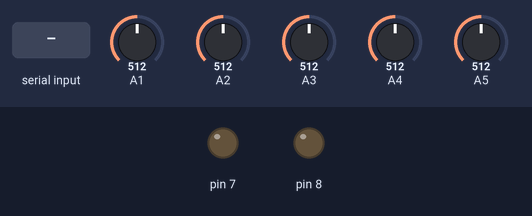
Bench run of a sketch on a simulated Arduino Uno, built with avr-gcc and run on an emulated ATmega328P. Parts: output pins drawn as LEDs (lit = HIGH). The test bench sets the inputs (shaded band); at power-on: A1 = 512, A2 = 512, A3 = 512, A4 = 512, A5 = 512. What the sketch prints to the serial monitor is not drawn.

Above: at 1.2 s.
1.3 s: "m" received over Serial
At 1.7 s:
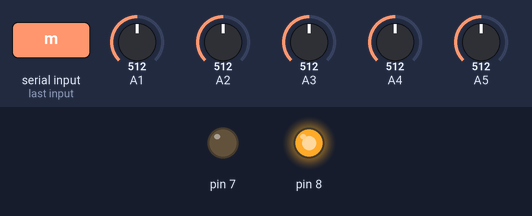
3.5 s: A1 set to 419
5.0 s: A1 set to 383
At 6.3 s:
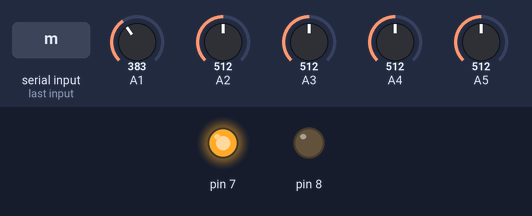
Timing chart, 0 to 8.3 s (numbered marks = the images above; inputs shaded):
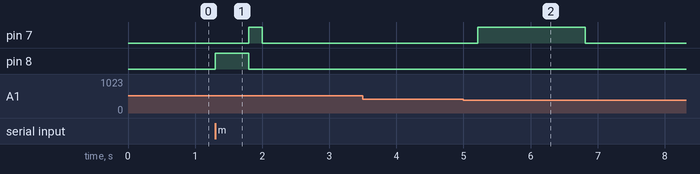

Measured:
- the behaviour switches between 401 and 400 on A1 (found by bisection; images 1 and 2)
- after the input at 1.3 s, pin 7: LOW → HIGH after 0.50 s, → LOW 0.20 s later; pin 8: LOW → HIGH at once, → LOW 0.50 s later
- after the input at 3.5 s, every drawn part: stays the same
- after the input at 5.0 s, pin 7: LOW → HIGH after 0.21 s, → LOW 1.6 s later

The sketch:

ard2.ino
```cpp
#include<SoftwareSerial.h>
SoftwareSerial HC05(10,11);
char input;
int s=0,t,p=0;
int f=0;
long int nu=0;
int i=0,ti=400;
unsigned prev=0;
unsigned curr=millis();
void setup() {
  Serial.begin(9600);
  // put your setup code here, to run once:
  pinMode(7,OUTPUT);
  pinMode(8,OUTPUT);

HC05.begin(9600);
}
void loop()
{
if(Serial.available()>0)
input=Serial.read();
if(input=='m')
{
  digitalWrite(8,HIGH);
 delay(500);
digitalWrite(8,LOW);
input="";
 digitalWrite(7,HIGH);
    delay(200);
  digitalWrite(7,LOW);
  delay(200);
  while(p<=10)
  {
 digitalWrite(2,HIGH);
  int sensor1 = analogRead(A1);
  digitalWrite(3,HIGH);
  int sensor2 = analogRead(A2);
  digitalWrite(4,HIGH);
  int sensor3 = analogRead(A3);
  digitalWrite(5,HIGH);
  int sensor4 = analogRead(A4);
  digitalWrite(6,HIGH);
   int sensor5 = analogRead(A5);
  if(analogRead(A1)>=216&&analogRead(A1)<=400)
  {
    nu=nu*10+1;
    digitalWrite(7,HIGH);
    delay(ti);
    digitalWrite(7,LOW);
  }
  if(analogRead(A2)>=110&&analogRead(A2)<=130)
  {
    nu=nu*10+2;
    digitalWrite(7,HIGH);
    delay(ti);
    digitalWrite(7,LOW);
  }
   if(analogRead(A3)>=125&&analogRead(A3)<=150)
  {
   nu=nu*10+3;
    digitalWrite(7,HIGH);
    delay(ti);
    digitalWrite(7,LOW);

  }
   if(analogRead(A4)>=115&&analogRead(A4)<=130)
  {
    nu=nu*10+4;
    digitalWrite(7,HIGH);
    delay(ti);
    digitalWrite(7,LOW);

  }
   if(analogRead(A5)>=155&&analogRead(A5)<=190)
  {
    nu=nu*10+5;
    digitalWrite(7,HIGH);
    delay(ti);
    digitalWrite(7,LOW);

  }
    if(nu==231)
    {
    p=11;
    f=1;
    break;
    }
    else if(nu>231)
    {
    p=11;
    f=4;
    break;
    }
    else if(nu>0)
    {
    continue;
    p++;
    }

    else
    f=3;
  delay(500);

  p++;
  }
if(f==1)
{
  digitalWrite(8,HIGH);
delay(1000);
digitalWrite(8,LOW);
delay(500);
 while(s<10)
 {
if(HC05.available()>0)
{
  input=HC05.read();
  if(input=='a')
  {
 Serial.println('o');
 digitalWrite(8,HIGH);
 delay(500);
 digitalWrite(8,LOW);
 t=5;
 s=10;
  }
  input="";
}
delay(1000);
s++;
}
if(s>=10&&t==0)
{
Serial.println('f');
s=0;
}
input="";
}
else if(f==3||f==4)
{
Serial.println('p');
p=0;
nu=0;
}
}
}
```
